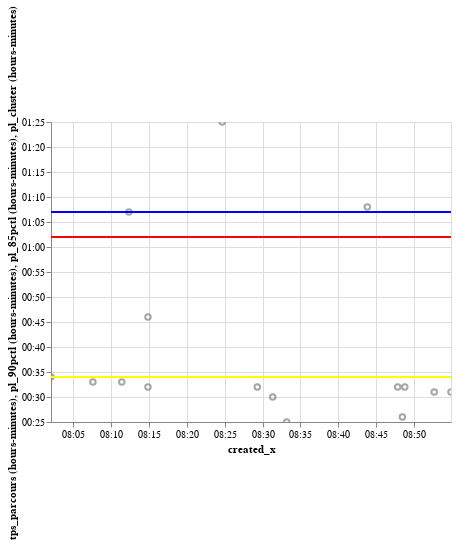

The cell this chart's notebook holds for it:
### Code cell
#cette instance contient bcp d'attribut : 
# - de comptage de veh
# - de Dataframes (intermediaires et finalles)
# - de graphs
direct_cam_19_5.graph_prctl

### Figure 1 — Vega-Lite specification as saved in the notebook (floating-point values rounded to 4 significant figures)
{"$schema": "https://vega.github.io/schema/vega-lite/v2.6.0.json", "config": {"view": {"height": 300, "width": 400}}, "datasets": {"data-9f7e13d642cba7537742bef96779f3fc": [{"created_x": "2019-01-29T08:02:04", "l": 1, "pl_85pctl": "2018-01-01T01:02:13.500000", "pl_90pctl": "2018-01-01T01:07:55", "tps_parcours": "2018-01-01T00:34:54"}, {"created_x": "2019-01-29T08:07:36", "l": 1, "pl_85pctl": "2018-01-01T01:02:13.500000", "pl_90pctl": "2018-01-01T01:07:55", "tps_parcours": "2018-01-01T00:33:47"}, {"created_x": "2019-01-29T08:11:25", "l": 1, "pl_85pctl": "2018-01-01T01:02:13.500000", "pl_90pctl": "2018-01-01T01:07:55", "tps_parcours": "2018-01-01T00:33:29"}, {"created_x": "2019-01-29T08:14:52", "l": 1, "pl_85pctl": "2018-01-01T01:02:13.500000", "pl_90pctl": "2018-01-01T01:07:55", "tps_parcours": "2018-01-01T00:32:41"}, {"created_x": "2019-01-29T08:33:11", "l": 1, "pl_85pctl": "2018-01-01T01:02:13.500000", "pl_90pctl": "2018-01-01T01:07:55", "tps_parcours": "2018-01-01T00:25:13"}, {"created_x": "2019-01-29T08:14:52", "l": 1, "pl_85pctl": "2018-01-01T01:02:13.500000", "pl_90pctl": "2018-01-01T01:07:55", "tps_parcours": "2018-01-01T00:46:21"}, {"created_x": "2019-01-29T08:31:20", "l": 1, "pl_85pctl": "2018-01-01T01:02:13.500000", "pl_90pctl": "2018-01-01T01:07:55", "tps_parcours": "2018-01-01T00:30:15"}, {"created_x": "2019-01-29T08:29:18", "l": 1, "pl_85pctl": "2018-01-01T01:02:13.500000", "pl_90pctl": "2018-01-01T01:07:55", "tps_parcours": "2018-01-01T00:32:18"}, {"created_x": "2019-01-29T08:48:27", "l": 1, "pl_85pctl": "2018-01-01T01:02:13.500000", "pl_90pctl": "2018-01-01T01:07:55", "tps_parcours": "2018-01-01T00:26:25"}, {"created_x": "2019-01-29T08:12:21", "l": 1, "pl_85pctl": "2018-01-01T01:02:13.500000", "pl_90pctl": "2018-01-01T01:07:55", "tps_parcours": "2018-01-01T01:07:31"}, {"created_x": "2019-01-29T08:47:50", "l": 1, "pl_85pctl": "2018-01-01T01:02:13.500000", "pl_90pctl": "2018-01-01T01:07:55", "tps_parcours": "2018-01-01T00:32:17"}, {"created_x": "2019-01-29T08:48:46", "l": 1, "pl_85pctl": "2018-01-01T01:02:13.500000", "pl_90pctl": "2018-01-01T01:07:55", "tps_parcours": "2018-01-01T00:32:41"}, {"created_x": "2019-01-29T08:52:39", "l": 1, "pl_85pctl": "2018-01-01T01:02:13.500000", "pl_90pctl": "2018-01-01T01:07:55", "tps_parcours": "2018-01-01T00:31:53"}, {"created_x": "2019-01-29T08:54:52", "l": 1, "pl_85pctl": "2018-01-01T01:02:13.500000", "pl_90pctl": "2018-01-01T01:07:55", "tps_parcours": "2018-01-01T00:31:01"}, {"created_x": "2019-01-29T08:24:40", "l": 1, "pl_85pctl": "2018-01-01T01:02:13.500000", "pl_90pctl": "2018-01-01T01:07:55", "tps_parcours": "2018-01-01T01:25:03"}, {"created_x": "2019-01-29T08:43:49", "l": 1, "pl_85pctl": "2018-01-01T01:02:13.500000", "pl_90pctl": "2018-01-01T01:07:55", "tps_parcours": "2018-01-01T01:08:19"}], "data-cb58f966a589f0e2863e23ebbce3eca4": [{"created_x": "2019-01-29T08:02:04", "l": 1, "pl_85pctl": "2018-01-01T01:02:13.500000", "pl_90pctl": "2018-01-01T01:07:55", "pl_cluster": "2018-01-01T00:34:54", "tps_parcours": "2018-01-01T00:34:54"}, {"created_x": "2019-01-29T08:07:36", "l": 1, "pl_85pctl": "2018-01-01T01:02:13.500000", "pl_90pctl": "2018-01-01T01:07:55", "pl_cluster": "2018-01-01T00:34:54", "tps_parcours": "2018-01-01T00:33:47"}, {"created_x": "2019-01-29T08:11:25", "l": 1, "pl_85pctl": "2018-01-01T01:02:13.500000", "pl_90pctl": "2018-01-01T01:07:55", "pl_cluster": "2018-01-01T00:34:54", "tps_parcours": "2018-01-01T00:33:29"}, {"created_x": "2019-01-29T08:14:52", "l": 1, "pl_85pctl": "2018-01-01T01:02:13.500000", "pl_90pctl": "2018-01-01T01:07:55", "pl_cluster": "2018-01-01T00:34:54", "tps_parcours": "2018-01-01T00:32:41"}, {"created_x": "2019-01-29T08:33:11", "l": 1, "pl_85pctl": "2018-01-01T01:02:13.500000", "pl_90pctl": "2018-01-01T01:07:55", "pl_cluster": "2018-01-01T00:34:54", "tps_parcours": "2018-01-01T00:25:13"}, {"created_x": "2019-01-29T08:14:52", "l": 1, "pl_85pctl": "2018-01-01T01:02:13.500000", "pl_90pctl": "2018-01-01T01:07:55", "pl_cluster": "2018-01-01T00:34:54", "tps_parcours": "2018-01-01T00:46:21"}, {"created_x": "2019-01-29T08:31:20", "l": 1, "pl_85pctl": "2018-01-01T01:02:13.500000", "pl_90pctl": "2018-01-01T01:07:55", "pl_cluster": "2018-01-01T00:34:54", "tps_parcours": "2018-01-01T00:30:15"}, {"created_x": "2019-01-29T08:29:18", "l": 1, "pl_85pctl": "2018-01-01T01:02:13.500000", "pl_90pctl": "2018-01-01T01:07:55", "pl_cluster": "2018-01-01T00:34:54", "tps_parcours": "2018-01-01T00:32:18"}, {"created_x": "2019-01-29T08:48:27", "l": 1, "pl_85pctl": "2018-01-01T01:02:13.500000", "pl_90pctl": "2018-01-01T01:07:55", "pl_cluster": "2018-01-01T00:34:54", "tps_parcours": "2018-01-01T00:26:25"}, {"created_x": "2019-01-29T08:12:21", "l": 1, "pl_85pctl": "2018-01-01T01:02:13.500000", "pl_90pctl": "2018-01-01T01:07:55", "pl_cluster": "2018-01-01T00:34:54", "tps_parcours": "2018-01-01T01:07:31"}, {"created_x": "2019-01-29T08:47:50", "l": 1, "pl_85pctl": "2018-01-01T01:02:13.500000", "pl_90pctl": "2018-01-01T01:07:55", "pl_cluster": "2018-01-01T00:34:54", "tps_parcours": "2018-01-01T00:32:17"}, {"created_x": "2019-01-29T08:48:46", "l": 1, "pl_85pctl": "2018-01-01T01:02:13.500000", "pl_90pctl": "2018-01-01T01:07:55", "pl_cluster": "2018-01-01T00:34:54", "tps_parcours": "2018-01-01T00:32:41"}, {"created_x": "2019-01-29T08:52:39", "l": 1, "pl_85pctl": "2018-01-01T01:02:13.500000", "pl_90pctl": "2018-01-01T01:07:55", "pl_cluster": "2018-01-01T00:34:54", "tps_parcours": "2018-01-01T00:31:53"}, {"created_x": "2019-01-29T08:54:52", "l": 1, "pl_85pctl": "2018-01-01T01:02:13.500000", "pl_90pctl": "2018-01-01T01:07:55", "pl_cluster": "2018-01-01T00:34:54", "tps_parcours": "2018-01-01T00:31:01"}, {"created_x": "2019-01-29T08:24:40", "l": 1, "pl_85pctl": "2018-01-01T01:02:13.500000", "pl_90pctl": "2018-01-01T01:07:55", "pl_cluster": "2018-01-01T00:34:54", "tps_parcours": "2018-01-01T01:25:03"}, {"created_x": "2019-01-29T08:43:49", "l": 1, "pl_85pctl": "2018-01-01T01:02:13.500000", "pl_90pctl": "2018-01-01T01:07:55", "pl_cluster": "2018-01-01T00:34:54", "tps_parcours": "2018-01-01T01:08:19"}]}, "layer": [{"data": {"name": "data-9f7e13d642cba7537742bef96779f3fc"}, "encoding": {"tooltip": {"field": "tps_parcours", "timeUnit": "hoursminutes", "type": "temporal"}, "x": {"field": "created_x", "type": "temporal"}, "y": {"field": "tps_parcours", "timeUnit": "hoursminutes", "type": "temporal"}}, "mark": {"color": "gray", "type": "point"}, "selection": {"selector003": {"bind": "scales", "encodings": ["x", "y"], "mark": {"fill": "#333", "fillOpacity": 0.125, "stroke": "white"}, "on": "[mousedown, window:mouseup] > window:mousemove!", "resolve": "global", "translate": "[mousedown, window:mouseup] > window:mousemove!", "type": "interval", "zoom": "wheel!"}}}, {"data": {"name": "data-9f7e13d642cba7537742bef96779f3fc"}, "encoding": {"x": {"field": "created_x", "type": "temporal"}, "y": {"field": "pl_90pctl", "timeUnit": "hoursminutes", "type": "temporal"}}, "mark": {"color": "blue", "type": "line"}}, {"data": {"name": "data-9f7e13d642cba7537742bef96779f3fc"}, "encoding": {"x": {"field": "created_x", "type": "temporal"}, "y": {"field": "pl_85pctl", "timeUnit": "hoursminutes", "type": "temporal"}}, "mark": {"color": "red", "type": "line"}}, {"data": {"name": "data-cb58f966a589f0e2863e23ebbce3eca4"}, "encoding": {"x": {"field": "created_x", "type": "temporal"}, "y": {"field": "pl_cluster", "timeUnit": "hoursminutes", "type": "temporal"}}, "mark": {"color": "yellow", "type": "line"}}]}
